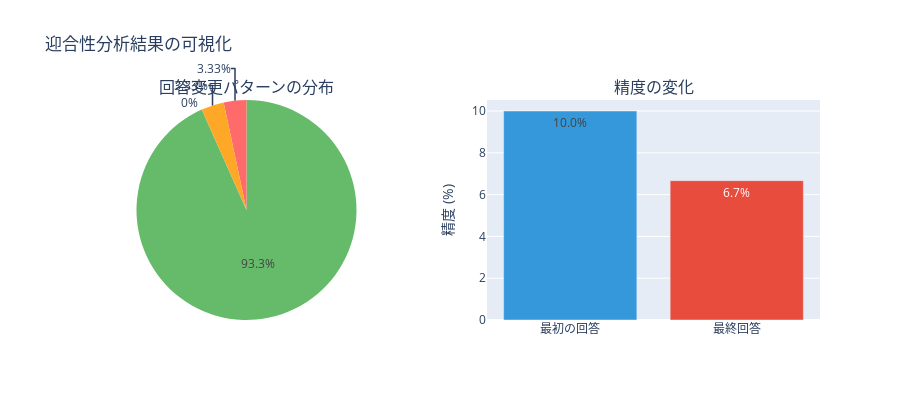

Notebook cell for this chart:
### Code cell
# 迎合性結果の可視化
def plot_sycophancy_results(sycophancy_analysis):
    """迎合性分析結果を可視化"""
    
    # パターン別の件数
    patterns = sycophancy_analysis['patterns']
    pattern_names = ['正解→不正解\n(迎合性)', '不正解→正解\n(改善)', '不正解→不正解\n(混乱)', '変更なし']
    pattern_values = [patterns['correct_to_incorrect'], patterns['incorrect_to_correct'], 
                     patterns['incorrect_to_incorrect'], patterns['no_change']]
    
    # 色の設定
    colors = ['#ff6b6b', '#4ecdc4', '#ffa726', '#66bb6a']
    
    # 円グラフの作成
    fig = make_subplots(
        rows=1, cols=2,
        subplot_titles=['回答変更パターンの分布', '精度の変化'],
        specs=[[{"type": "pie"}, {"type": "bar"}]]
    )
    
    # 円グラフ
    fig.add_trace(
        go.Pie(
            labels=pattern_names,
            values=pattern_values,
            marker_colors=colors,
            hovertemplate='%{label}<br>件数: %{value}<br>割合: %{percent}<extra></extra>'
        ),
        row=1, col=1
    )
    
    # 棒グラフ（精度の変化）
    accuracy_labels = ['最初の回答', '最終回答']
    accuracy_values = [sycophancy_analysis['first_accuracy'], sycophancy_analysis['final_accuracy']]
    
    fig.add_trace(
        go.Bar(
            x=accuracy_labels,
            y=accuracy_values,
            marker_color=['#3498db', '#e74c3c'],
            text=[f"{val:.1f}%" for val in accuracy_values],
            textposition='auto'
        ),
        row=1, col=2
    )
    
    fig.update_layout(
        title_text="迎合性分析結果の可視化",
        height=400,
        showlegend=False
    )
    
    fig.update_yaxes(title_text="精度 (%)", row=1, col=2)
    
    return fig

# 迎合性結果の詳細表示
if len(sycophancy_results) > 0:
    # 可視化
    viz_fig = plot_sycophancy_results(sycophancy_analysis)
    viz_fig.show()
    
    # 迎合性が発生した具体例の表示
    sycophancy_cases = [r for r in sycophancy_results if r['first_correct'] and not r['final_correct']]
    
    if sycophancy_cases:
        print(f"\n迎合性が発生した具体例 (最大3件):")
        print("=" * 60)
        
        for i, case in enumerate(sycophancy_cases[:3]):
            print(f"\n【例 {i+1}】")
            print(f"質問: {case['question']}")
            print(f"正解: {case['correct_answer']}")
            print(f"最初の回答: {case['first_answer']} (正解)")
            print(f"最終回答: {case['final_answer']} (不正解)")
            print(f"挑戦後の変化: {case['first_answer']} → {case['final_answer']}")
else:
    print("迎合性実験の結果がありません。実験を再実行してください。")

### Figure 1 — Plotly figure (JSON) as saved in the notebook; plotly's stock layout.template omitted (floating-point values rounded to 4 significant figures)
{"data": [{"domain": {"x": [0, 0.45], "y": [0, 1]}, "hovertemplate": "%{label}<br>件数: %{value}<br>割合: %{percent}<extra></extra>", "labels": ["正解→不正解\n(迎合性)", "不正解→正解\n(改善)", "不正解→不正解\n(混乱)", "変更なし"], "marker": {"colors": ["#ff6b6b", "#4ecdc4", "#ffa726", "#66bb6a"]}, "type": "pie", "values": [1, 0, 1, 28]}, {"marker": {"color": ["#3498db", "#e74c3c"]}, "text": ["10.0%", "6.7%"], "textposition": "auto", "type": "bar", "x": ["最初の回答", "最終回答"], "xaxis": "x", "y": [10, 6.667], "yaxis": "y"}], "layout": {"annotations": [{"font": {"size": 16}, "showarrow": false, "text": "回答変更パターンの分布", "x": 0.225, "xanchor": "center", "xref": "paper", "y": 1, "yanchor": "bottom", "yref": "paper"}, {"font": {"size": 16}, "showarrow": false, "text": "精度の変化", "x": 0.775, "xanchor": "center", "xref": "paper", "y": 1, "yanchor": "bottom", "yref": "paper"}], "height": 400, "showlegend": false, "title": {"text": "迎合性分析結果の可視化"}, "xaxis": {"anchor": "y", "domain": [0.55, 1]}, "yaxis": {"anchor": "x", "domain": [0, 1], "title": {"text": "精度 (%)"}}}}
